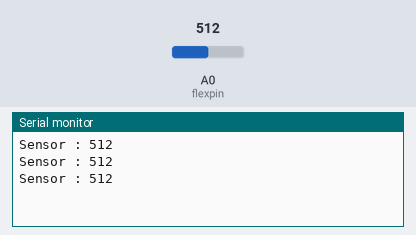
Simulated run of this sketch. Board: Arduino Uno, built with avr-gcc and run on an emulated ATmega328P. Shown: the last lines printed to the serial monitor. The inputs (shaded band) are chosen by the test bench; at power-on: A0 (flexpin) = 512.

Above: at 1.3 s.
1.4 s: A0 (flexpin) set to 716
At 1.9 s:
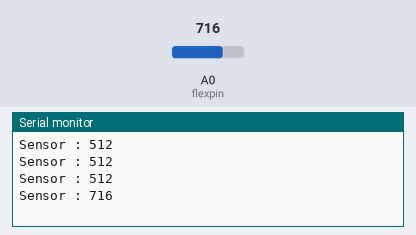
2.9 s: A0 (flexpin) set to 900
At 3.4 s:
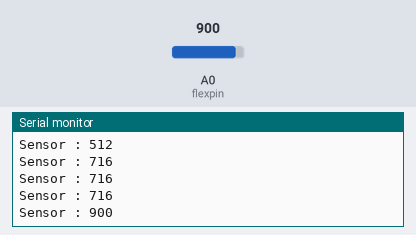
Timing chart, 0 to 5.9 s (numbered marks = the images above; inputs shaded):
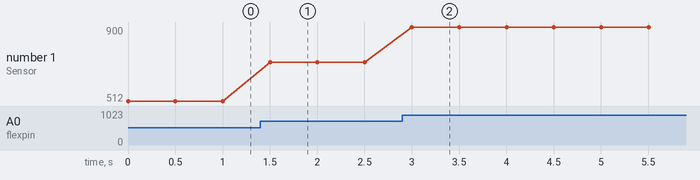

Measured:
- after the input at 1.4 s, the serial monitor: prints a new line after 0.10 s (image 1)
- after the input at 2.9 s, the serial monitor: prints a new line after 0.10 s (image 2)
- plotted number 1: 512 → 716 after the input at 1.4 s, 716 → 900 after the input at 2.9 s

The sketch:

Montage_valeur_flex_sensor.ino
```cpp
int flexpin = A0;
int flexval;
void setup(){
  Serial.begin(9600);
}

void loop(){
  flexval = analogRead(flexpin);
  Serial.print("Sensor : ");
  Serial.println(flexval);
  delay(500);
}
```
